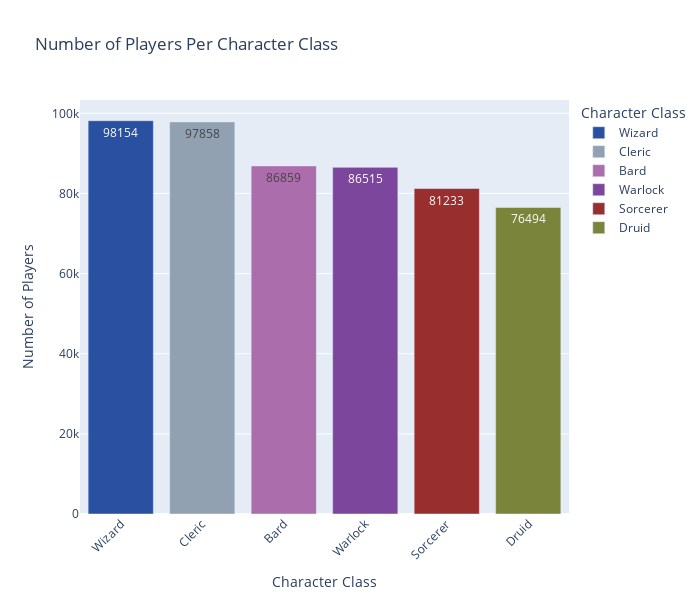

Here is the notebook cell this chart was saved with:
### Code cell
import pandas as pd
import plotly.express as px

# Load big dataset
zip_path = "over_one_mil_chars.zip"
df = pd.read_csv(zip_path, compression='zip')

# Filter for only spellcasting classes
selected_classes = ["Bard", "Cleric", "Druid", "Sorcerer", "Warlock", "Wizard"]
df_filtered = df[df["class_starting"].isin(selected_classes)]

# Count number of players per class
class_count = df_filtered["class_starting"].value_counts().reset_index()
class_count.columns = ["Class", "Number of Players"]

# Custom colors
class_colors = {
    "Bard": "#AB6DAC",     # Bard Rogue
    "Cleric": "#91A1B2",   # Cleric Silver
    "Druid": "#7A853B",    # Druid Moss
    "Sorcerer": "#992E2E", # Sorcerer Blood
    "Warlock": "#7B469B",  # Warlock Iris
    "Wizard": "#2A50A1"    # Wizard Cobalt
}

# Create interactive bar chart
fig = px.bar(
    class_count,
    x="Class",
    y="Number of Players",
    # Show count labels on bars
    text="Number of Players",  
    title="Number of Players Per Character Class",
    labels={"Class": "Character Class", "Number of Players": "Count"},
    color="Class",
    # Apply custom color scheme
    color_discrete_map=class_colors 
)

# Modify layout
fig.update_layout(
    xaxis_title="Character Class",
    yaxis_title="Number of Players",
    # Rotate x-axis labels to improve readability
    xaxis_tickangle=-45,  
    height=600, width=700
)

# Show chart
fig.show()

### Figure 1 — Plotly figure (JSON) as saved in the notebook; plotly's stock layout.template omitted (floating-point values rounded to 4 significant figures)
{"data": [{"hovertemplate": "Character Class=%{x}<br>Count=%{text}<extra></extra>", "legendgroup": "Wizard", "marker": {"color": "#2A50A1", "pattern": {"shape": ""}}, "name": "Wizard", "orientation": "v", "showlegend": true, "text": [98150.0], "textposition": "auto", "type": "bar", "x": ["Wizard"], "xaxis": "x", "y": [98154], "yaxis": "y"}, {"hovertemplate": "Character Class=%{x}<br>Count=%{text}<extra></extra>", "legendgroup": "Cleric", "marker": {"color": "#91A1B2", "pattern": {"shape": ""}}, "name": "Cleric", "orientation": "v", "showlegend": true, "text": [97860.0], "textposition": "auto", "type": "bar", "x": ["Cleric"], "xaxis": "x", "y": [97858], "yaxis": "y"}, {"hovertemplate": "Character Class=%{x}<br>Count=%{text}<extra></extra>", "legendgroup": "Bard", "marker": {"color": "#AB6DAC", "pattern": {"shape": ""}}, "name": "Bard", "orientation": "v", "showlegend": true, "text": [86860.0], "textposition": "auto", "type": "bar", "x": ["Bard"], "xaxis": "x", "y": [86859], "yaxis": "y"}, {"hovertemplate": "Character Class=%{x}<br>Count=%{text}<extra></extra>", "legendgroup": "Warlock", "marker": {"color": "#7B469B", "pattern": {"shape": ""}}, "name": "Warlock", "orientation": "v", "showlegend": true, "text": [86520.0], "textposition": "auto", "type": "bar", "x": ["Warlock"], "xaxis": "x", "y": [86515], "yaxis": "y"}, {"hovertemplate": "Character Class=%{x}<br>Count=%{text}<extra></extra>", "legendgroup": "Sorcerer", "marker": {"color": "#992E2E", "pattern": {"shape": ""}}, "name": "Sorcerer", "orientation": "v", "showlegend": true, "text": [81230.0], "textposition": "auto", "type": "bar", "x": ["Sorcerer"], "xaxis": "x", "y": [81233], "yaxis": "y"}, {"hovertemplate": "Character Class=%{x}<br>Count=%{text}<extra></extra>", "legendgroup": "Druid", "marker": {"color": "#7A853B", "pattern": {"shape": ""}}, "name": "Druid", "orientation": "v", "showlegend": true, "text": [76490.0], "textposition": "auto", "type": "bar", "x": ["Druid"], "xaxis": "x", "y": [76494], "yaxis": "y"}], "layout": {"barmode": "relative", "height": 600, "legend": {"title": {"text": "Character Class"}, "tracegroupgap": 0}, "title": {"text": "Number of Players Per Character Class"}, "width": 700, "xaxis": {"anchor": "y", "categoryarray": ["Wizard", "Cleric", "Bard", "Warlock", "Sorcerer", "Druid"], "categoryorder": "array", "domain": [0, 1], "tickangle": -45, "title": {"text": "Character Class"}}, "yaxis": {"anchor": "x", "domain": [0, 1], "title": {"text": "Number of Players"}}}}
